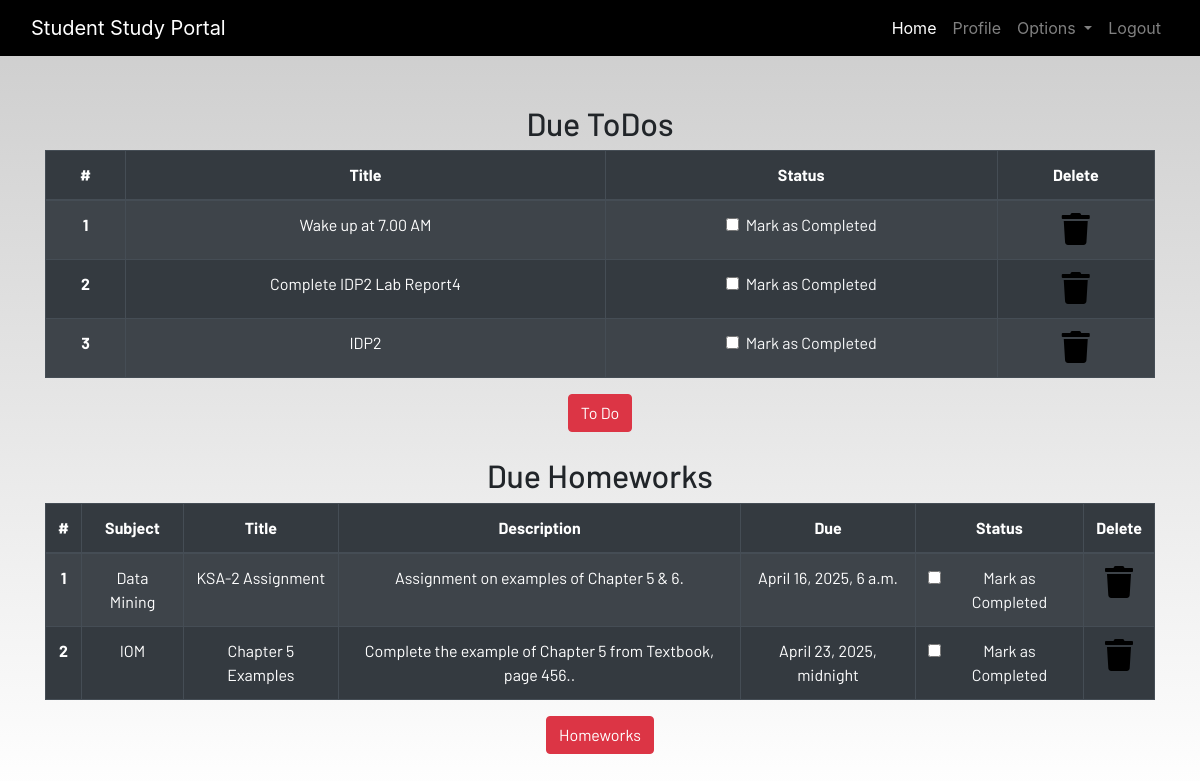
/profile/ (signed in), run on an earlier commit of the app's database.
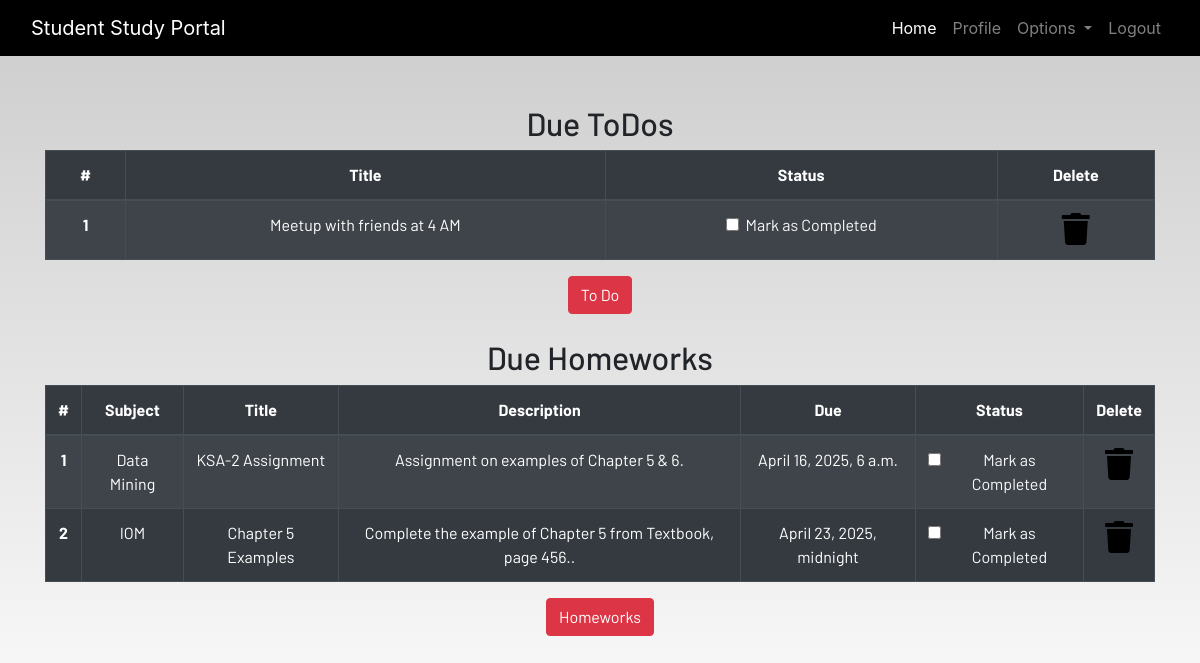
And on a later commit of the database.
### dashboard/models.py (models this page shows, shortened)
class Todo(models.Model):
    user = models.ForeignKey(User,on_delete=models.CASCADE)
    title = models.CharField(max_length=100)
    is_finished = models.BooleanField(default=False)

class Homework(models.Model):
    user = models.ForeignKey(User,on_delete=models.CASCADE)
    subject = models.CharField(max_length=50)
    title = models.CharField(max_length=100)
    description = models.TextField()
    due = models.DateTimeField()
    is_finished = models.BooleanField(default=False)

### dashboard/views.py (the view)
# urls.py: path('profile/',dash_views.profile,name='profile')
@login_required
def profile(request):
    homeworks = Homework.objects.filter(is_finished=False, user=request.user)
    todos = Todo.objects.filter(is_finished=False, user=request.user)
    homework_done = len(homeworks) == 0
    todos_done = len(todos) == 0
    context = {
        "homeworks": homeworks,
        "todos": todos,
        "homework_done": homework_done,
        "todos_done": todos_done,
    }
    return render(request, "dashboard/profile.html", context)

### dashboard/templates/dashboard/profile.html
{% extends 'dashboard/base.html' %}
{% load static %}
{% load crispy_forms_tags %}
{% block content %}
<section class="text-center">
    <div class="container">
        {% if not todos_done %}
        <h2>Due ToDos</h2>
        <table class="table table-striped table-bordered table-hover table-dark">
            <thead>
                <tr>
                    <th scope="col">#</th>
                    <th scope="col">Title</th>
                    <th scope="col">Status</th>
                    <th scope="col">Delete</th>
                </tr>
            </thead>
            <tbody>
                {% for todo in todos %}
                <tr>
                    <th scope="row">{{ forloop.counter }}</th>
                    <td>{{ todo.title }}</td>
                    <td>
                        <a href="{% url 'update-todo' todo.id %}">
                            <div class="form-check">
                                {% if todo.is_finished %}
                                <input class="form-check-input" type="checkbox" checked>
                                {% else %}
                                <input class="form-check-input" type="checkbox">
                                {% endif %}
                                <label class="form-check-label text-light">Mark as Completed</label>
                            </div>
                        </a>
                    </td>
                    <td><a href="{% url 'delete-todo' todo.id %}"><i class="fa fa-trash fa-2x"></i></a></td>
                </tr>
                {% endfor %}
            </tbody>
        </table>
        {% else %}
        <h3>All ToDos are completed!!!!</h3>
        {% endif %}
        <a href="{% url 'todo' %}" class="btn btn-danger">To Do</a>
        <br><br>
        {% if not homework_done %}
        <h2>Due Homeworks</h2>
        <table class="table table-striped table-bordered table-hover table-dark">
            <thead>
                <tr>
                    <th scope="col">#</th>
                    <th scope="col">Subject</th>
                    <th scope="col">Title</th>
                    <th scope="col">Description</th>
                    <th scope="col">Due</th>
                    <th scope="col">Status</th>
                    <th scope="col">Delete</th>
                </tr>
            </thead>
            <tbody>
                {% for homework in homeworks %}
                <tr>
                    <th scope="row">{{ forloop.counter }}</th>
                    <td>{{ homework.subject }}</td>
                    <td>{{ homework.title }}</td>
                    <td>{{ homework.description }}</td>
                    <td>{{ homework.due }}</td>
                    <td>
                        <a href="{% url 'update-homework' homework.id %}">
                            <div class="form-check">
                                {% if homework.is_finished %}
                                <input class="form-check-input" type="checkbox" checked>
                                {% else %}
                                <input class="form-check-input" type="checkbox">
                                {% endif %}
                                <label class="form-check-label text-light">Mark as Completed</label>
                            </div>
                        </a>
                    </td>
                    <td><a href="{% url 'delete-homework' homework.id %}"><i class="fa fa-trash fa-2x"></i></a></td>
                </tr>
                {% endfor %}
            </tbody>
        </table>
        {% else %}
        <h3>All Homeworks are completed!!!!</h3>
        {% endif %}
        <a href="{% url 'homework' %}" class="btn btn-danger">Homeworks</a>
    </div>
</section>
{% endblock content %}

What changed in the data, as far as the page shows it:
no longer on this page (row edited): Todo: title "Wake up at 7.00 AM"
no longer on this page (row edited): Todo: title "Complete IDP2 Lab Report4"
removed Todo: title "IDP2"
now on this page (row edited): Todo: title "Meetup with friends at 4 AM"
